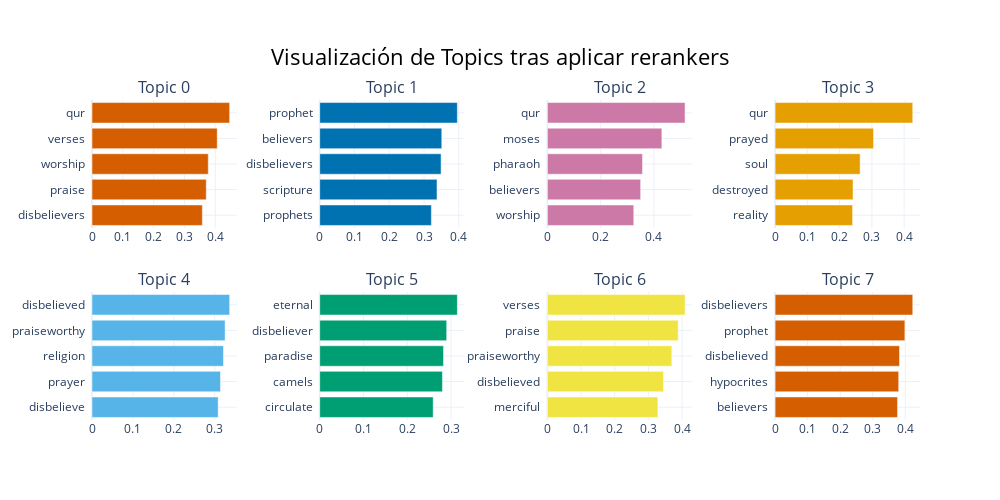

Notebook code cell kept with this figure:
### Markdown cell above
Como podemos comprobar las palabras que ha extraido son mas variadas y más representativas

### Code cell
bertopic_eng.visualize_barchart(title="Visualización de Topics tras aplicar rerankers")

### Figure 1 — Plotly figure (JSON) as saved in the notebook; plotly's stock layout.template omitted (floating-point values rounded to 4 significant figures)
{"data": [{"marker": {"color": "#D55E00"}, "orientation": "h", "type": "bar", "x": [0.3581, 0.3708, 0.3774, 0.4064, 0.4468], "xaxis": "x", "y": ["disbelievers  ", "praise  ", "worship  ", "verses  ", "qur  "], "yaxis": "y"}, {"marker": {"color": "#0072B2"}, "orientation": "h", "type": "bar", "x": [0.3212, 0.3374, 0.3491, 0.3511, 0.3959], "xaxis": "x2", "y": ["prophets  ", "scripture  ", "disbelievers  ", "believers  ", "prophet  "], "yaxis": "y2"}, {"marker": {"color": "#CC79A7"}, "orientation": "h", "type": "bar", "x": [0.3242, 0.3499, 0.357, 0.4296, 0.5167], "xaxis": "x3", "y": ["worship  ", "believers  ", "pharaoh  ", "moses  ", "qur  "], "yaxis": "y3"}, {"marker": {"color": "#E69F00"}, "orientation": "h", "type": "bar", "x": [0.2402, 0.2416, 0.2635, 0.3052, 0.4267], "xaxis": "x4", "y": ["reality  ", "destroyed  ", "soul  ", "prayed  ", "qur  "], "yaxis": "y4"}, {"marker": {"color": "#56B4E9"}, "orientation": "h", "type": "bar", "x": [0.3085, 0.3141, 0.3215, 0.3255, 0.3366], "xaxis": "x5", "y": ["disbelieve  ", "prayer  ", "religion  ", "praiseworthy  ", "disbelieved  "], "yaxis": "y5"}, {"marker": {"color": "#009E73"}, "orientation": "h", "type": "bar", "x": [0.2592, 0.2803, 0.2828, 0.29, 0.3144], "xaxis": "x6", "y": ["circulate  ", "camels  ", "paradise  ", "disbeliever  ", "eternal  "], "yaxis": "y6"}, {"marker": {"color": "#F0E442"}, "orientation": "h", "type": "bar", "x": [0.3283, 0.3449, 0.3697, 0.3885, 0.4089], "xaxis": "x7", "y": ["merciful  ", "disbelieved  ", "praiseworthy  ", "praise  ", "verses  "], "yaxis": "y7"}, {"marker": {"color": "#D55E00"}, "orientation": "h", "type": "bar", "x": [0.3763, 0.3798, 0.3823, 0.3988, 0.423], "xaxis": "x8", "y": ["believers  ", "hypocrites  ", "disbelieved  ", "prophet  ", "disbelievers  "], "yaxis": "y8"}], "layout": {"annotations": [{"font": {"size": 16}, "showarrow": false, "text": "Topic 0", "x": 0.0875, "xanchor": "center", "xref": "paper", "y": 1, "yanchor": "bottom", "yref": "paper"}, {"font": {"size": 16}, "showarrow": false, "text": "Topic 1", "x": 0.3625, "xanchor": "center", "xref": "paper", "y": 1, "yanchor": "bottom", "yref": "paper"}, {"font": {"size": 16}, "showarrow": false, "text": "Topic 2", "x": 0.6375, "xanchor": "center", "xref": "paper", "y": 1, "yanchor": "bottom", "yref": "paper"}, {"font": {"size": 16}, "showarrow": false, "text": "Topic 3", "x": 0.9125, "xanchor": "center", "xref": "paper", "y": 1, "yanchor": "bottom", "yref": "paper"}, {"font": {"size": 16}, "showarrow": false, "text": "Topic 4", "x": 0.0875, "xanchor": "center", "xref": "paper", "y": 0.4, "yanchor": "bottom", "yref": "paper"}, {"font": {"size": 16}, "showarrow": false, "text": "Topic 5", "x": 0.3625, "xanchor": "center", "xref": "paper", "y": 0.4, "yanchor": "bottom", "yref": "paper"}, {"font": {"size": 16}, "showarrow": false, "text": "Topic 6", "x": 0.6375, "xanchor": "center", "xref": "paper", "y": 0.4, "yanchor": "bottom", "yref": "paper"}, {"font": {"size": 16}, "showarrow": false, "text": "Topic 7", "x": 0.9125, "xanchor": "center", "xref": "paper", "y": 0.4, "yanchor": "bottom", "yref": "paper"}], "height": 500, "hoverlabel": {"bgcolor": "white", "font": {"family": "Rockwell", "size": 16}}, "showlegend": false, "title": {"font": {"color": "Black", "size": 22}, "text": "Visualización de Topics tras aplicar rerankers", "x": 0.5, "xanchor": "center", "yanchor": "top"}, "width": 1000, "xaxis": {"anchor": "y", "domain": [0, 0.175], "showgrid": true}, "xaxis2": {"anchor": "y2", "domain": [0.275, 0.45], "showgrid": true}, "xaxis3": {"anchor": "y3", "domain": [0.55, 0.725], "showgrid": true}, "xaxis4": {"anchor": "y4", "domain": [0.825, 1], "showgrid": true}, "xaxis5": {"anchor": "y5", "domain": [0, 0.175], "showgrid": true}, "xaxis6": {"anchor": "y6", "domain": [0.275, 0.45], "showgrid": true}, "xaxis7": {"anchor": "y7", "domain": [0.55, 0.725], "showgrid": true}, "xaxis8": {"anchor": "y8", "domain": [0.825, 1], "showgrid": true}, "yaxis": {"anchor": "x", "domain": [0.6, 1], "showgrid": true}, "yaxis2": {"anchor": "x2", "domain": [0.6, 1], "showgrid": true}, "yaxis3": {"anchor": "x3", "domain": [0.6, 1], "showgrid": true}, "yaxis4": {"anchor": "x4", "domain": [0.6, 1], "showgrid": true}, "yaxis5": {"anchor": "x5", "domain": [0, 0.4], "showgrid": true}, "yaxis6": {"anchor": "x6", "domain": [0, 0.4], "showgrid": true}, "yaxis7": {"anchor": "x7", "domain": [0, 0.4], "showgrid": true}, "yaxis8": {"anchor": "x8", "domain": [0, 0.4], "showgrid": true}}}
